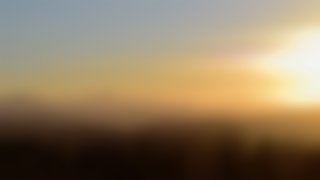
#> input picture look/cleanframe-lg/assets/wallpapers/amber-panel.jpg, 320 x 180 px, given in place of valley.jpg, which was not available
$ python make_scenes.py cleanframe-lg/assets/wallpapers/amber-panel.jpg cleanframe-lg/assets/wallpapers/amber-thumb.jpg
#> lines starting #> are read from the running program, lines starting #| are printed output that depends on the picture
"""Scenes for the CleanFrame theme from CleanFrame's photographs (Unsplash License, credits in CleanFrame's docs/asset-sources.md).

For each photo: <id>.jpg, the photo at 1920 x 1080 with a soft dark gradient at the top (clock, buttons) and the bottom (dock), and
<id>-glass.jpg, a blurred, slightly darkened copy the launcher uses for the frosted cards.

    python make_scenes.py <CleanFrame wallpapers dir> <out dir>
"""
import os
import sys

from PIL import Image, ImageFilter

PHOTOS = ['valley', 'cove', 'alpine', 'misty', 'bridge', 'night', 'peaks', 'ridge', 'summit', 'golden']
W, H = 1920, 1080


def shade(im):
    """Darken towards the top and bottom edges: 0..0.42 over the top 32%, 0..0.55 over the bottom 45%."""
    mask = Image.new('L', (1, H))
    for y in range(H):
        t = y / H
        a = 0.0
        if t < 0.32:
            a = 0.42 * (1 - t / 0.32) ** 1.6
        if t > 0.55:
            a = max(a, 0.55 * ((t - 0.55) / 0.45) ** 1.4)
        mask.putpixel((0, y), int(a * 255))
    mask = mask.resize((W, H))
    return Image.composite(Image.new('RGB', (W, H), 'black'), im, mask)


def main(src, out):
    os.makedirs(out, exist_ok=True)
    for n in PHOTOS:
        im = Image.open(os.path.join(src, n + '.jpg')).convert('RGB').resize((W, H), Image.LANCZOS)
        shade(im).save(os.path.join(out, n + '.jpg'), quality=86, optimize=True, progressive=True)
#> in shade, `mask = mask.resize((W, H))`:
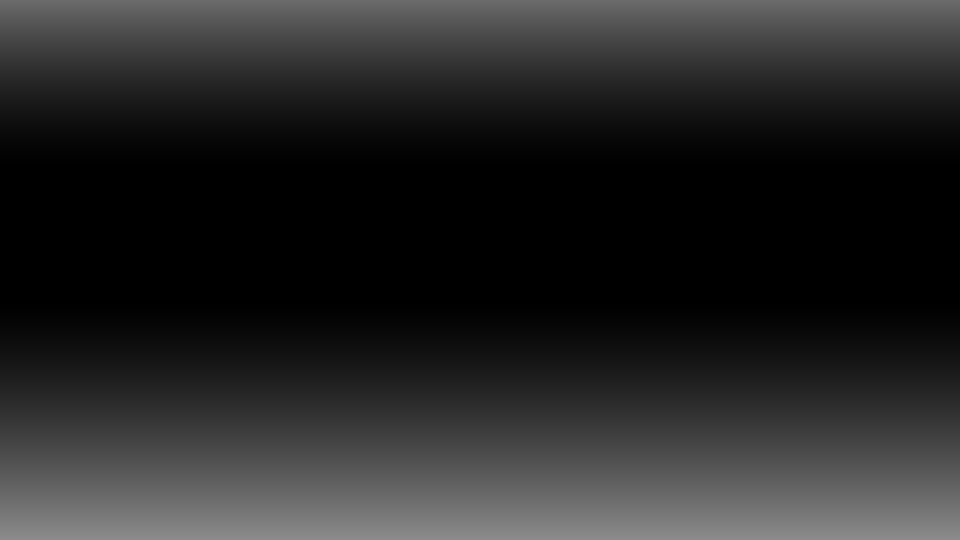
#> mask: PIL image 1920x1080 L (shown at 1/2 size); min 0, max 139, mean 39.1
#> in shade, `return Image.composite(Image.new('RGB', (W, H), 'black'), im, mask)`:
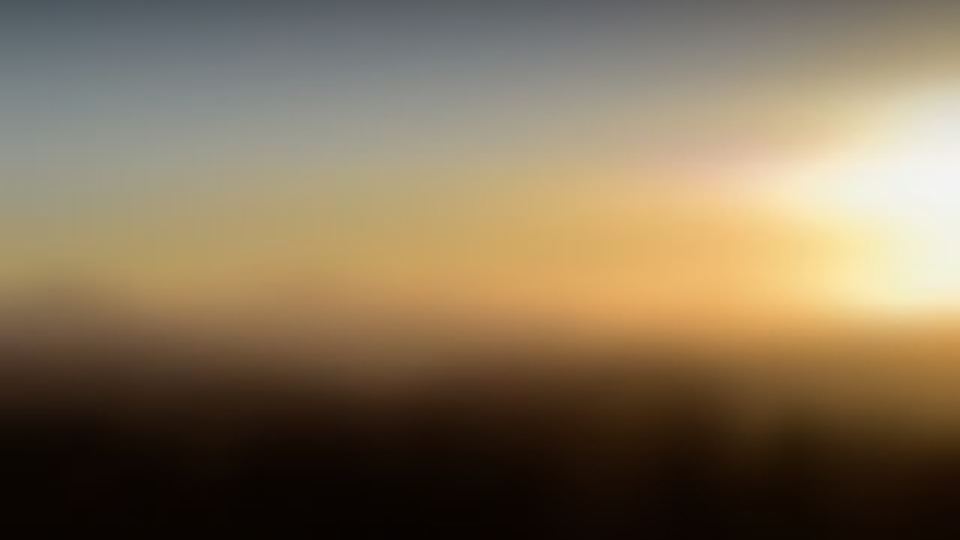
#> returned value: PIL image 1920x1080 RGB (shown at 1/2 size); mean R, G, B 128.7, 111.9, 86.7
        glass = im.filter(ImageFilter.GaussianBlur(36))
        glass = Image.blend(glass, Image.new('RGB', (W, H), 'black'), 0.18)
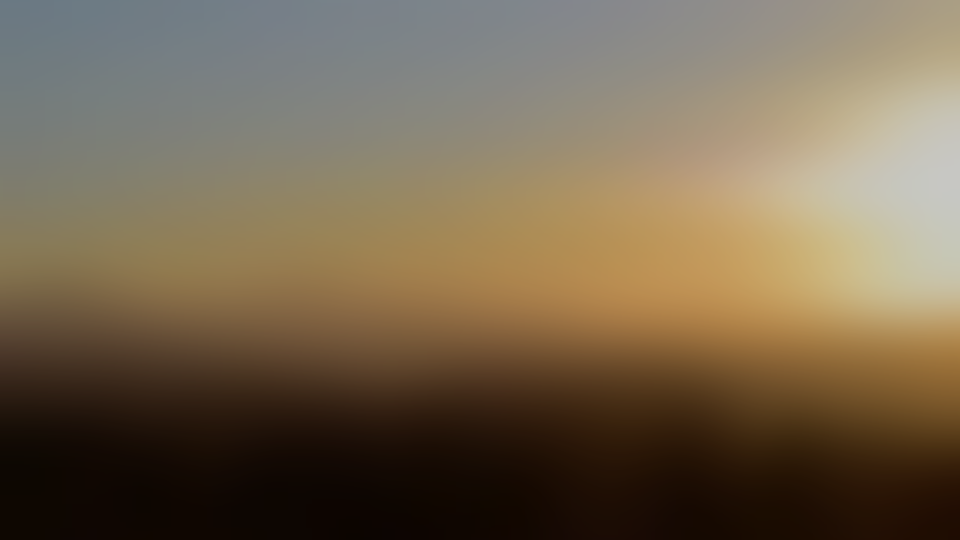
#> glass: PIL image 1920x1080 RGB (shown at 1/2 size); mean R, G, B 115.9, 100.6, 78.5
        glass.save(os.path.join(out, n + '-glass.jpg'), quality=80, optimize=True)
        print(n, os.path.getsize(os.path.join(out, n + '.jpg')) // 1024, 'KB')
#> pass 2 of the loop in main, `for n in PHOTOS:`:
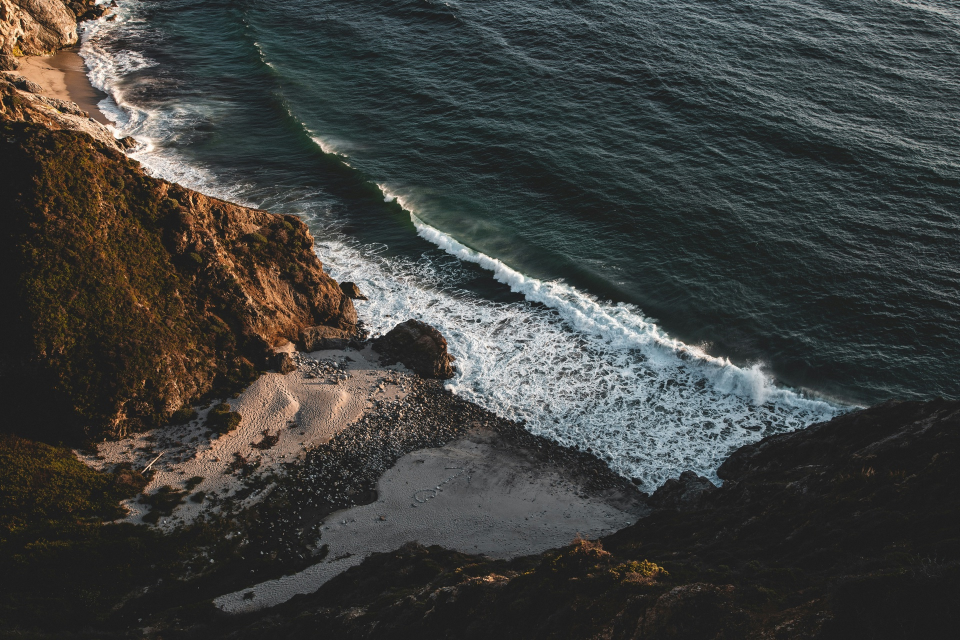
#> input picture look/cleanframe-lg/assets/wallpapers/cove.jpg, 1920 x 1280 px, found by its file name (shown at 1/2 size)
#> in shade (call 2), `return Image.composite(Image.new('RGB', (W, H), 'black'), im, mask)`:
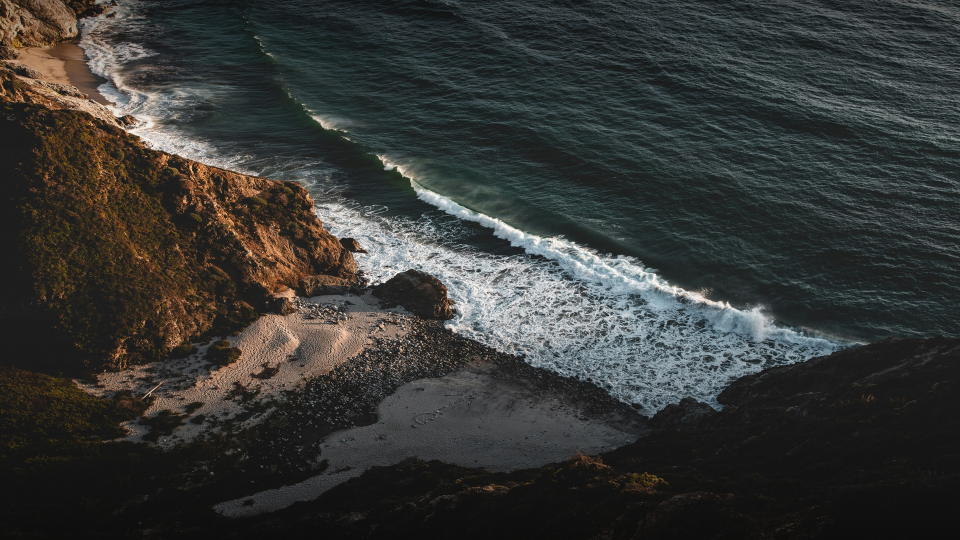
#> returned value: PIL image 1920x1080 RGB (shown at 1/2 size); mean R, G, B 54.8, 56.1, 53.9
#> in main, `glass = Image.blend(glass, Image.new('RGB', (W, H), 'black'), 0.18)`:
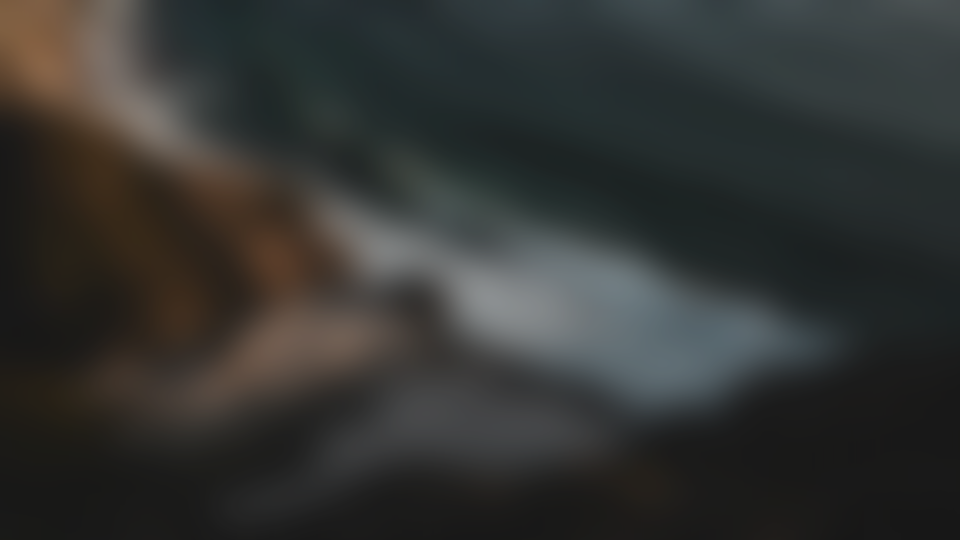
#> glass: PIL image 1920x1080 RGB (shown at 1/2 size); mean R, G, B 51.1, 52.3, 50.4
#> pass 3 of the loop in main, `for n in PHOTOS:`:
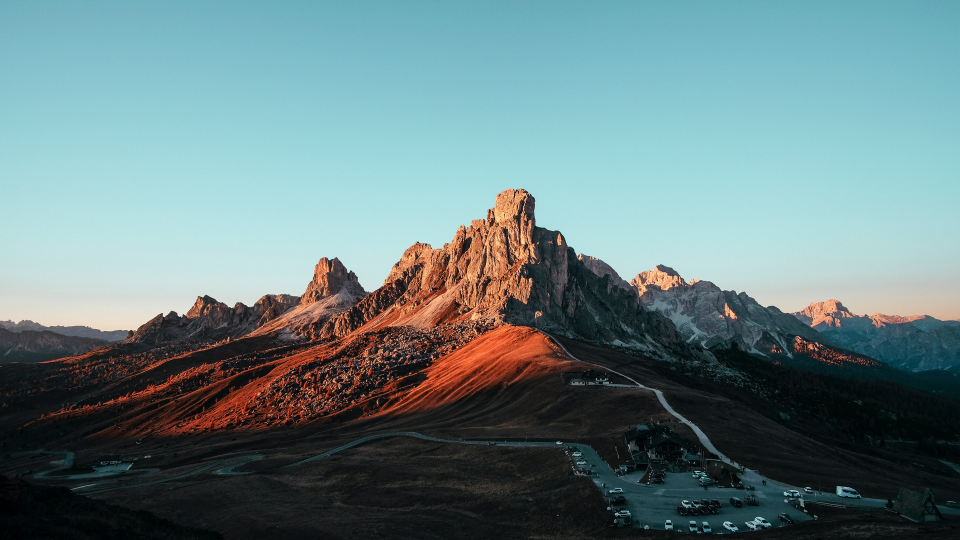
#> input picture look/cleanframe-lg/assets/wallpapers/alpine.jpg, 1920 x 1080 px, found by its file name (shown at 1/2 size)
#> in main, im is the input picture: PIL image 1920x1080 RGB; mean R, G, B 103.7, 128.5, 130.3
#> in shade (call 3), `return Image.composite(Image.new('RGB', (W, H), 'black'), im, mask)`:
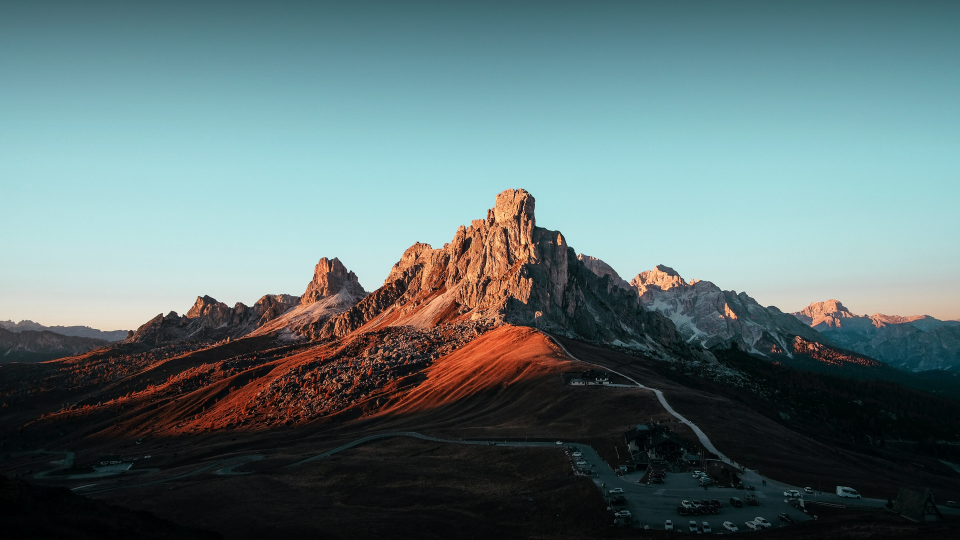
#> returned value: PIL image 1920x1080 RGB (shown at 1/2 size); mean R, G, B 94.9, 116, 117.2
#> in main, `glass = Image.blend(glass, Image.new('RGB', (W, H), 'black'), 0.18)`:
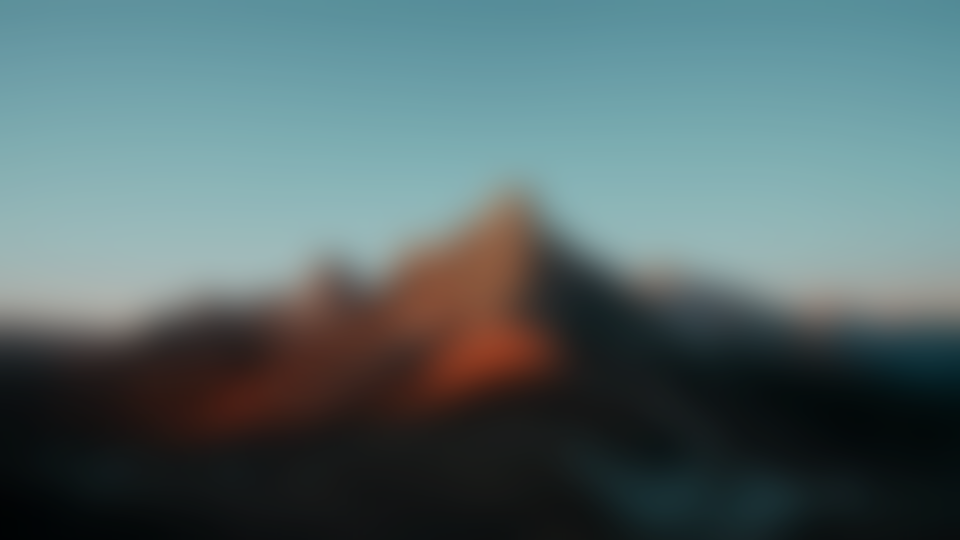
#> glass: PIL image 1920x1080 RGB (shown at 1/2 size); mean R, G, B 84.5, 104.8, 106.3
#> the loop made 7 passes; the first 3 are shown


if __name__ == '__main__':
#> (the run stopped early here; a loop or call above may not have finished)
